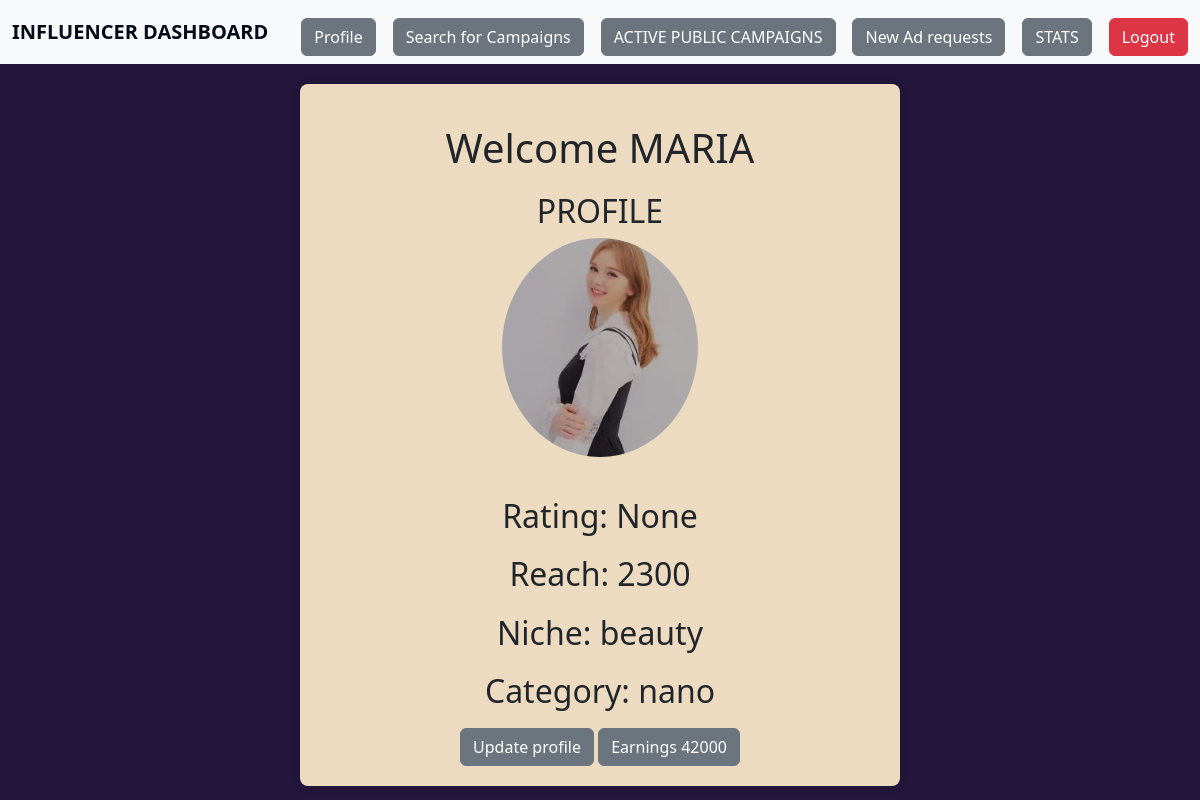
Before: /influencer/201/earnings with the older database file.
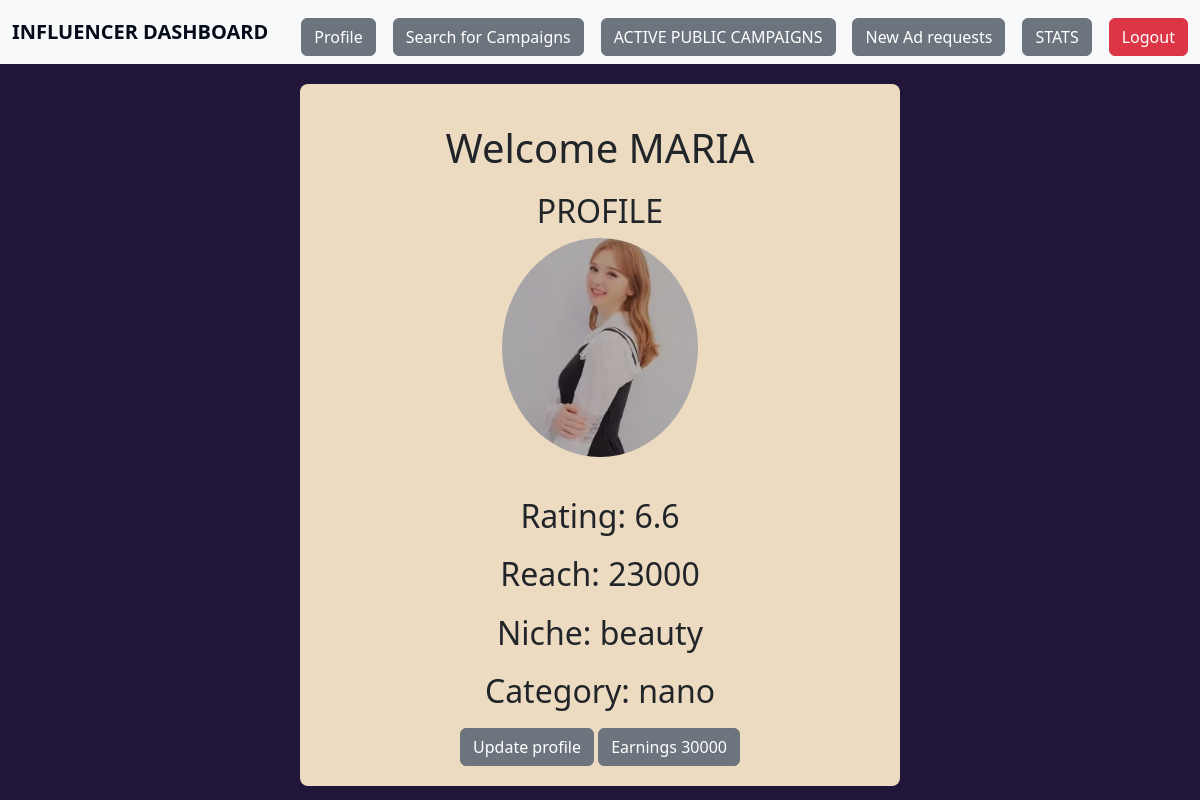
After: the same page with the newer database file.
### application/models.py (models this page shows)
class Influencer(db.Model):
    __tablename__="influencer"
    inf_id=db.Column(db.String,primary_key=True,nullable=False)
    inf_name=db.Column(db.String)
    inf_password=db.Column(db.String,nullable=False)
    inf_category=db.Column(db.String,nullable=False)
    inf_niche=db.Column(db.String,nullable=False)
    inf_reach=db.Column(db.Integer,nullable=False)
    flagged=db.Column(db.Integer, default=0)
    rating=db.Column(db.Numeric(1,1),default=0)
    inf_num_rating=db.Column(db.Integer, default=0)
    inf_total_rating=db.Column(db.Numeric, default=0)
    inf_req=db.relationship('Adrequest')

### application/controllers.py (the view)
@app.route('/influencer/<inf_id>/earnings',methods=["GET"])
def earnings(inf_id):
    earned=0
    ads=Adrequest.query.all()
    inf=Influencer.query.get(inf_id)
    for x in inf.inf_req:
        if x.status=="accepted":
            earned+=x.pay_amount
        print(earned)
    return render_template("inf_dashboard.html",inf=inf,adreq=ads,earned=earned)

### templates/inf_dashboard.html (shortened to what this page needs)
<!DOCTYPE html>
<html lang="en">
<head>
    <link href="https://cdn.jsdelivr.net/npm/bootstrap@5.3.3/dist/css/bootstrap.min.css" rel="stylesheet">
</head>
<body>
    <nav class="navbar bg-body-tertiary fixed-top">
        <div class="container-fluid">
            <a class="navbar-brand">INFLUENCER DASHBOARD</a>
            <a href="{{url_for('inf_dashboard',inf_id=inf.inf_id)}}"><button class="btn btn-secondary">Profile</button></a>
            <a href="{{url_for('infsearch', search_type='common',inf_id=inf.inf_id)}}"><button class="btn btn-secondary" type="button">Search for Campaigns</button></a>
            <a href="{{url_for('active_camp',inf_id=inf.inf_id)}}"><button class="btn btn-secondary">ACTIVE PUBLIC CAMPAIGNS</button></a>
            <a href="{{url_for('new_adreq',inf_id=inf.inf_id) }}"><button class="btn btn-secondary">New Ad requests </button></a>
            <a href="{{url_for('inf_summary',inf_id=inf.inf_id)}}"><button class="btn btn-secondary">STATS</button></a>
            <a href="/inf_login"><button class="btn btn-danger">Logout</button></a>
    </nav>
</head>
<body>
    <div class="profile-container">
        <h1>Welcome {{ inf.inf_name }}</h1>
        <h2>PROFILE</h2>
        <img id="image" src="/static/{{ inf.inf_id }}.jpeg" alt="profile picture">
        <h2>Rating: {{ inf.rating }}</h2>
        <h2>Reach: {{ inf.inf_reach }}</h2>
        <h2>Niche: {{ inf.inf_niche }}</h2>
        <h2>Category: {{ inf.inf_category }}</h2>
        <a href="{{ url_for('update_inf', inf_id=inf.inf_id) }}" class="btn btn-secondary">Update profile</a>
        <a href="{{ url_for('earnings', inf_id=inf.inf_id) }}" class="btn btn-secondary">Earnings {{ earned }}</a>
    </div>
</body>
</html>

Changed rows visible on the page:
changed Influencer "MARIA": rating "None" → "6.6"; inf_reach "2300" → "23000"
Other visible differences:
{{ earned }}: "42000" → "30000"
